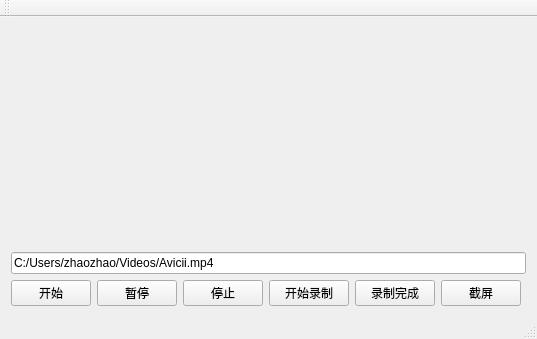
<?xml version="1.0" encoding="UTF-8"?>
<ui version="4.0">
 <class>MainWindow</class>
 <widget class="QMainWindow" name="MainWindow">
  <property name="geometry">
   <rect>
    <x>0</x>
    <y>0</y>
    <width>537</width>
    <height>339</height>
   </rect>
  </property>
  <property name="windowTitle">
   <string>MainWindow</string>
  </property>
  <widget class="QWidget" name="centralWidget">
   <layout class="QVBoxLayout" name="verticalLayout" stretch="1,0,0">
    <item>
     <widget class="QWidget" name="widget" native="true">
      <layout class="QVBoxLayout" name="verticalLayout_3">
       <item>
        <layout class="QVBoxLayout" name="playerLayout"/>
       </item>
      </layout>
     </widget>
    </item>
    <item>
     <widget class="QLineEdit" name="urlEdit">
      <property name="text">
       <string>C:/Users/zhaozhao/Videos/Avicii.mp4</string>
      </property>
     </widget>
    </item>
    <item>
     <layout class="QHBoxLayout" name="horizontalLayout">
      <item>
       <widget class="QPushButton" name="btnPlay">
        <property name="text">
         <string>开始</string>
        </property>
       </widget>
      </item>
      <item>
       <widget class="QPushButton" name="btnPause">
        <property name="text">
         <string>暂停</string>
        </property>
       </widget>
      </item>
      <item>
       <widget class="QPushButton" name="btnStop">
        <property name="text">
         <string>停止</string>
        </property>
       </widget>
      </item>
      <item>
       <widget class="QPushButton" name="btnSaveBegin">
        <property name="text">
         <string>开始录制</string>
        </property>
       </widget>
      </item>
      <item>
       <widget class="QPushButton" name="btnSaveEnd">
        <property name="text">
         <string>录制完成</string>
        </property>
       </widget>
      </item>
      <item>
       <widget class="QPushButton" name="btnOther">
        <property name="text">
         <string>截屏</string>
        </property>
       </widget>
      </item>
      <item>
       <spacer name="horizontalSpacer">
        <property name="orientation">
         <enum>Qt::Horizontal</enum>
        </property>
        <property name="sizeHint" stdset="0">
         <size>
          <width>40</width>
          <height>20</height>
         </size>
        </property>
       </spacer>
      </item>
     </layout>
    </item>
   </layout>
  </widget>
  <widget class="QMenuBar" name="menuBar">
   <property name="geometry">
    <rect>
     <x>0</x>
     <y>0</y>
     <width>537</width>
     <height>23</height>
    </rect>
   </property>
  </widget>
  <widget class="QToolBar" name="mainToolBar">
   <attribute name="toolBarArea">
    <enum>TopToolBarArea</enum>
   </attribute>
   <attribute name="toolBarBreak">
    <bool>false</bool>
   </attribute>
  </widget>
  <widget class="QStatusBar" name="statusBar"/>
 </widget>
 <layoutdefault spacing="6" margin="11"/>
 <resources/>
 <connections/>
</ui>
